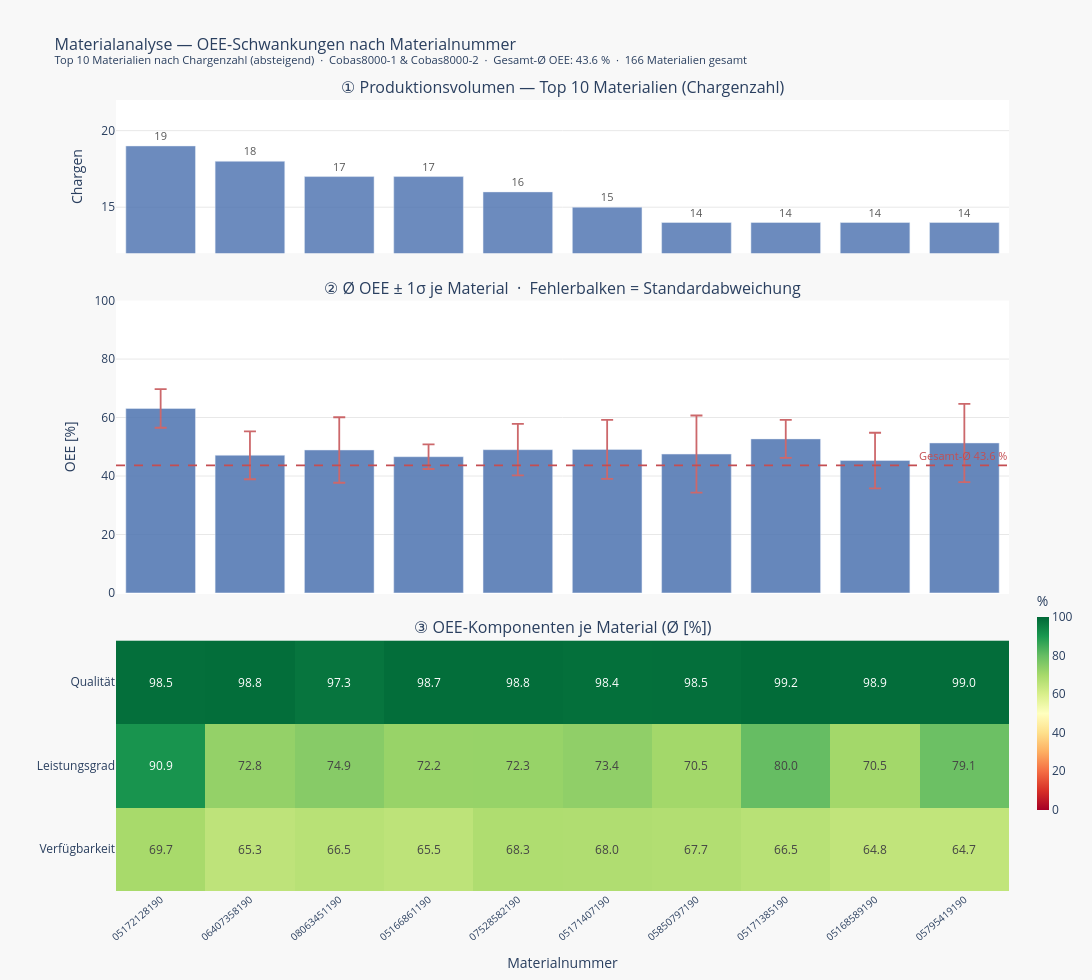

The notebook cell this image was saved under:
### Code cell
import plotly.graph_objects as go
from plotly.subplots import make_subplots

# ── 8 · Materialanalyse — Visualisierung ─────────────────────────────────────
#
# Drei gestapelte Teildiagramme (gemeinsame X-Achse = Materialnummer):
#   ① Chargenzahl je Material   → Produktionsvolumen
#   ② Ø OEE ± σ je Material     → Leistungsniveau & Schwankungsbreite
#   ③ Heatmap OEE-Komponenten   → Wo liegt der OEE-Verlust je Material?
#
# Materialien links = höchstes Volumen (absteigend sortiert).

labels    = mat_top[MATERIAL_COL].tolist()
overall_m = df_both["oee_pct"].mean()

fig = make_subplots(
    rows=3, cols=1,
    shared_xaxes=True,
    vertical_spacing=0.06,
    subplot_titles=(
        f"① Produktionsvolumen — Top {TOP_N} Materialien (Chargenzahl)",
        "② Ø OEE ± 1σ je Material  ·  Fehlerbalken = Standardabweichung",
        "③ OEE-Komponenten je Material (Ø [%])",
    ),
    row_heights=[0.22, 0.42, 0.36],
)

# ── ① Volumen-Balken ──────────────────────────────────────────────────────
# Datenbeschriftungen auf jedem Balken machen den genauen Wert ablesbar,
# da die Balken im engen Bereich (14–19) optisch ähnlich wirken.
# textposition="outside" platziert die Zahl knapp über dem Balken.
chargen_vals = mat_top["chargen"].tolist()
fig.add_trace(
    go.Bar(
        x             = labels,
        y             = chargen_vals,
        name          = "Chargenzahl",
        marker_color  = "#4C72B0",
        opacity       = 0.82,
        text          = chargen_vals,
        textposition  = "outside",
        textfont      = dict(size=11, color="#333333"),
        hovertemplate = (
            "<b>Material %{x}</b><br>"
            "Chargen: %{y}<br>"
            "Gesamtmenge: %{customdata:,.0f}"
            "<extra></extra>"
        ),
        customdata = mat_top["qty_total"].tolist(),
    ),
    row=1, col=1,
)

# ── ② Ø OEE + σ-Fehlerbalken ─────────────────────────────────────────────
# Einheitliche Farbe (#4C72B0) für alle Balken: sauber, neutral und konsistent
# mit den übrigen Diagrammen im Notebook. Ein rot→grün-Gradient wäre redundant,
# da das relative OEE-Niveau bereits durch die Balkenhöhe und die
# σ-Fehlerbalken gut ablesbar ist.
# Die Fehlerbalken (σ) zeigen, wie stark der OEE von Charge zu Charge schwankt:
#   - kurze Fehlerbalken = stabiler, reproduzierbarer Prozess
#   - lange Fehlerbalken = hohe Variabilität, unklare Ursachen
fig.add_trace(
    go.Bar(
        x             = labels,
        y             = mat_top["oee_mean"].round(1).tolist(),
        name          = "Ø OEE",
        marker_color  = "#4C72B0",
        opacity       = 0.85,
        error_y       = dict(
            type      = "data",
            array     = mat_top["oee_std"].round(1).tolist(),
            visible   = True,
            color     = "#C44E52",   # rot → fällt von den blauen Balken ab
            thickness = 1.8,
            width     = 6,
        ),
        hovertemplate = (
            "<b>Material %{x}</b><br>"
            "Ø OEE: %{y:.1f} %<br>"
            "σ (Schwankung): %{customdata:.1f} %"
            "<extra></extra>"
        ),
        customdata = mat_top["oee_std"].round(1).tolist(),
    ),
    row=2, col=1,
)

# Gesamt-Ø Referenzlinie
fig.add_hline(
    y                   = overall_m,
    line                = dict(color="#C44E52", width=1.8, dash="dash"),
    annotation_text     = f"Gesamt-Ø {overall_m:.1f} %",
    annotation_position = "top right",
    annotation_font     = dict(color="#C44E52", size=11),
    row=2, col=1,
)

# ── ③ Heatmap OEE-Komponenten ─────────────────────────────────────────────
comp_matrix = [
    mat_top["avail_mean"].round(1).tolist(),
    mat_top["perf_mean"].round(1).tolist(),
    mat_top["qual_mean"].round(1).tolist(),
]
comp_labels = ["Verfügbarkeit", "Leistungsgrad", "Qualität"]

fig.add_trace(
    go.Heatmap(
        z             = comp_matrix,
        x             = labels,
        y             = comp_labels,
        colorscale    = "RdYlGn",
        zmin          = 0,
        zmax          = 100,
        text          = [[f"{v:.1f}" for v in row] for row in comp_matrix],
        texttemplate  = "%{text}",
        hovertemplate = (
            "<b>Material %{x}</b><br>"
            "%{y}: %{z:.1f} %"
            "<extra></extra>"
        ),
        showscale = True,
        colorbar  = dict(
            title     = "%",
            thickness = 12,
            len       = 0.30,
            y         = 0.09,
            yanchor   = "bottom",
        ),
    ),
    row=3, col=1,
)

# ── Layout ────────────────────────────────────────────────────────────────
fig.update_layout(
    title = dict(
        text = (
            f"Materialanalyse — OEE-Schwankungen nach Materialnummer<br>"
            f"<sup>Top {TOP_N} Materialien nach Chargenzahl (absteigend)  ·  "
            f"Cobas8000-1 & Cobas8000-2  ·  "
            f"Gesamt-Ø OEE: {overall_m:.1f} %  ·  "
            f"{len(mat_stats)} Materialien gesamt</sup>"
        ),
        font = dict(size=16),
    ),
    height        = 980,
    width         = 1100,
    plot_bgcolor  = "white",
    paper_bgcolor = "#f8f8f8",
    showlegend    = False,
    hovermode     = "x unified",
    bargap        = 0.22,
)

# Y-Achse Panel ①: startet knapp unterhalb des Minimums statt bei 0,
# damit Unterschiede zwischen den Balken (14–19 Chargen) klar sichtbar werden.
# clip setzt einen kleinen Puffer nach unten und oben.
chargen_min = min(chargen_vals)
chargen_max = max(chargen_vals)
fig.update_yaxes(title_text="Chargen",
                 range=[chargen_min - 2, chargen_max + 3],
                 showgrid=True, gridcolor="#e8e8e8", row=1, col=1)
fig.update_yaxes(title_text="OEE [%]",  range=[0, 100],
                 showgrid=True, gridcolor="#e8e8e8", row=2, col=1)
fig.update_yaxes(title_text="",         row=3, col=1)
fig.update_xaxes(title_text="Materialnummer",
                 tickangle=-40, tickfont=dict(size=10), row=3, col=1)

fig.show()

### Figure 1 — Plotly figure (JSON) as saved in the notebook; plotly's stock layout.template omitted (floating-point values rounded to 4 significant figures)
{"data": [{"customdata": [1045686, 674545, 1004692, 654110, 810086, 396362, 440512, 602082, 641161, 432440], "hovertemplate": "<b>Material %{x}</b><br>Chargen: %{y}<br>Gesamtmenge: %{customdata:,.0f}<extra></extra>", "marker": {"color": "#4C72B0"}, "name": "Chargenzahl", "opacity": 0.82, "text": ["19", "18", "17", "17", "16", "15", "14", "14", "14", "14"], "textfont": {"color": "#333333", "size": 11}, "textposition": "outside", "type": "bar", "x": ["05172128190", "06407358190", "08063451190", "05166861190", "07528582190", "05171407190", "05850797190", "05171385190", "05168589190", "05795419190"], "xaxis": "x", "y": [19, 18, 17, 17, 16, 15, 14, 14, 14, 14], "yaxis": "y"}, {"customdata": [6.6, 8.2, 11.2, 4.2, 8.8, 10.1, 13.2, 6.5, 9.5, 13.4], "error_y": {"array": [6.6, 8.2, 11.2, 4.2, 8.8, 10.1, 13.2, 6.5, 9.5, 13.4], "color": "#C44E52", "thickness": 1.8, "type": "data", "visible": true, "width": 6}, "hovertemplate": "<b>Material %{x}</b><br>Ø OEE: %{y:.1f} %<br>σ (Schwankung): %{customdata:.1f} %<extra></extra>", "marker": {"color": "#4C72B0"}, "name": "Ø OEE", "opacity": 0.85, "type": "bar", "x": ["05172128190", "06407358190", "08063451190", "05166861190", "07528582190", "05171407190", "05850797190", "05171385190", "05168589190", "05795419190"], "xaxis": "x2", "y": [63.1, 47.1, 48.9, 46.6, 49, 49.1, 47.5, 52.7, 45.3, 51.3], "yaxis": "y2"}, {"colorbar": {"len": 0.3, "thickness": 12, "title": {"text": "%"}, "y": 0.09, "yanchor": "bottom"}, "colorscale": [[0, "rgb(165,0,38)"], [0.1, "rgb(215,48,39)"], [0.2, "rgb(244,109,67)"], [0.3, "rgb(253,174,97)"], [0.4, "rgb(254,224,139)"], [0.5, "rgb(255,255,191)"], [0.6, "rgb(217,239,139)"], [0.7, "rgb(166,217,106)"], [0.8, "rgb(102,189,99)"], [0.9, "rgb(26,152,80)"], [1, "rgb(0,104,55)"]], "hovertemplate": "<b>Material %{x}</b><br>%{y}: %{z:.1f} %<extra></extra>", "showscale": true, "text": [["69.7", "65.3", "66.5", "65.5", "68.3", "68.0", "67.7", "66.5", "64.8", "64.7"], ["90.9", "72.8", "74.9", "72.2", "72.3", "73.4", "70.5", "80.0", "70.5", "79.1"], ["98.5", "98.8", "97.3", "98.7", "98.8", "98.4", "98.5", "99.2", "98.9", "99.0"]], "texttemplate": "%{text}", "type": "heatmap", "x": ["05172128190", "06407358190", "08063451190", "05166861190", "07528582190", "05171407190", "05850797190", "05171385190", "05168589190", "05795419190"], "xaxis": "x3", "y": ["Verfügbarkeit", "Leistungsgrad", "Qualität"], "yaxis": "y3", "z": [[69.7, 65.3, 66.5, 65.5, 68.3, 68, 67.7, 66.5, 64.8, 64.7], [90.9, 72.8, 74.9, 72.2, 72.3, 73.4, 70.5, 80, 70.5, 79.1], [98.5, 98.8, 97.3, 98.7, 98.8, 98.4, 98.5, 99.2, 98.9, 99]], "zmax": 100, "zmin": 0}], "layout": {"annotations": [{"font": {"size": 16}, "showarrow": false, "text": "① Produktionsvolumen — Top 10 Materialien (Chargenzahl)", "x": 0.5, "xanchor": "center", "xref": "paper", "y": 1.0, "yanchor": "bottom", "yref": "paper"}, {"font": {"size": 16}, "showarrow": false, "text": "② Ø OEE ± 1σ je Material  ·  Fehlerbalken = Standardabweichung", "x": 0.5, "xanchor": "center", "xref": "paper", "y": 0.7464, "yanchor": "bottom", "yref": "paper"}, {"font": {"size": 16}, "showarrow": false, "text": "③ OEE-Komponenten je Material (Ø [%])", "x": 0.5, "xanchor": "center", "xref": "paper", "y": 0.3168, "yanchor": "bottom", "yref": "paper"}, {"font": {"color": "#C44E52", "size": 11}, "showarrow": false, "text": "Gesamt-Ø 43.6 %", "x": 1, "xanchor": "right", "xref": "x2 domain", "y": 43.64, "yanchor": "bottom", "yref": "y2"}], "bargap": 0.22, "height": 980, "hovermode": "x unified", "paper_bgcolor": "#f8f8f8", "plot_bgcolor": "white", "shapes": [{"line": {"color": "#C44E52", "dash": "dash", "width": 1.8}, "type": "line", "x0": 0, "x1": 1, "xref": "x2 domain", "y0": 43.64, "y1": 43.64, "yref": "y2"}], "showlegend": false, "title": {"font": {"size": 16}, "text": "Materialanalyse — OEE-Schwankungen nach Materialnummer<br><sup>Top 10 Materialien nach Chargenzahl (absteigend)  ·  Cobas8000-1 & Cobas8000-2  ·  Gesamt-Ø OEE: 43.6 %  ·  166 Materialien gesamt</sup>"}, "width": 1100, "xaxis": {"anchor": "y", "domain": [0, 1], "matches": "x3", "showticklabels": false}, "xaxis2": {"anchor": "y2", "domain": [0, 1], "matches": "x3", "showticklabels": false}, "xaxis3": {"anchor": "y3", "domain": [0, 1], "tickangle": -40, "tickfont": {"size": 10}, "title": {"text": "Materialnummer"}}, "yaxis": {"anchor": "x", "domain": [0.8064, 1.0], "gridcolor": "#e8e8e8", "range": [12, 22], "showgrid": true, "title": {"text": "Chargen"}}, "yaxis2": {"anchor": "x2", "domain": [0.3768, 0.7464], "gridcolor": "#e8e8e8", "range": [0, 100], "showgrid": true, "title": {"text": "OEE [%]"}}, "yaxis3": {"anchor": "x3", "domain": [0, 0.3168], "title": {"text": ""}}}}
